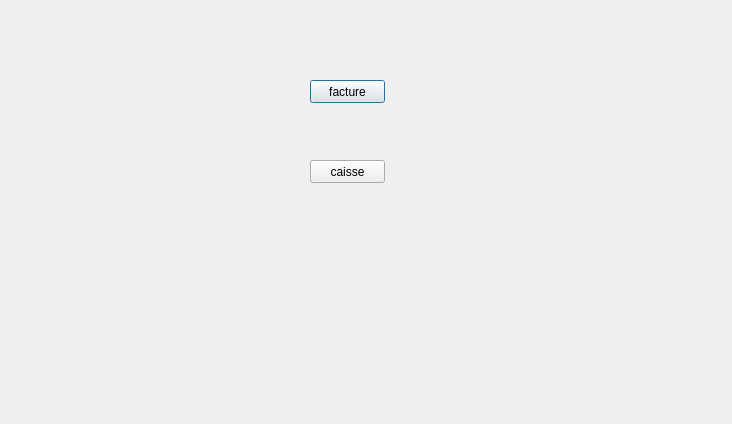
<?xml version="1.0" encoding="UTF-8"?>
<ui version="4.0">
 <class>menu2</class>
 <widget class="QDialog" name="menu2">
  <property name="geometry">
   <rect>
    <x>0</x>
    <y>0</y>
    <width>732</width>
    <height>424</height>
   </rect>
  </property>
  <property name="windowTitle">
   <string>Dialog</string>
  </property>
  <widget class="QPushButton" name="pushButton">
   <property name="geometry">
    <rect>
     <x>310</x>
     <y>80</y>
     <width>75</width>
     <height>23</height>
    </rect>
   </property>
   <property name="text">
    <string>facture</string>
   </property>
  </widget>
  <widget class="QPushButton" name="pushButton_2">
   <property name="geometry">
    <rect>
     <x>310</x>
     <y>160</y>
     <width>75</width>
     <height>23</height>
    </rect>
   </property>
   <property name="text">
    <string>caisse</string>
   </property>
  </widget>
 </widget>
 <resources/>
 <connections/>
</ui>
